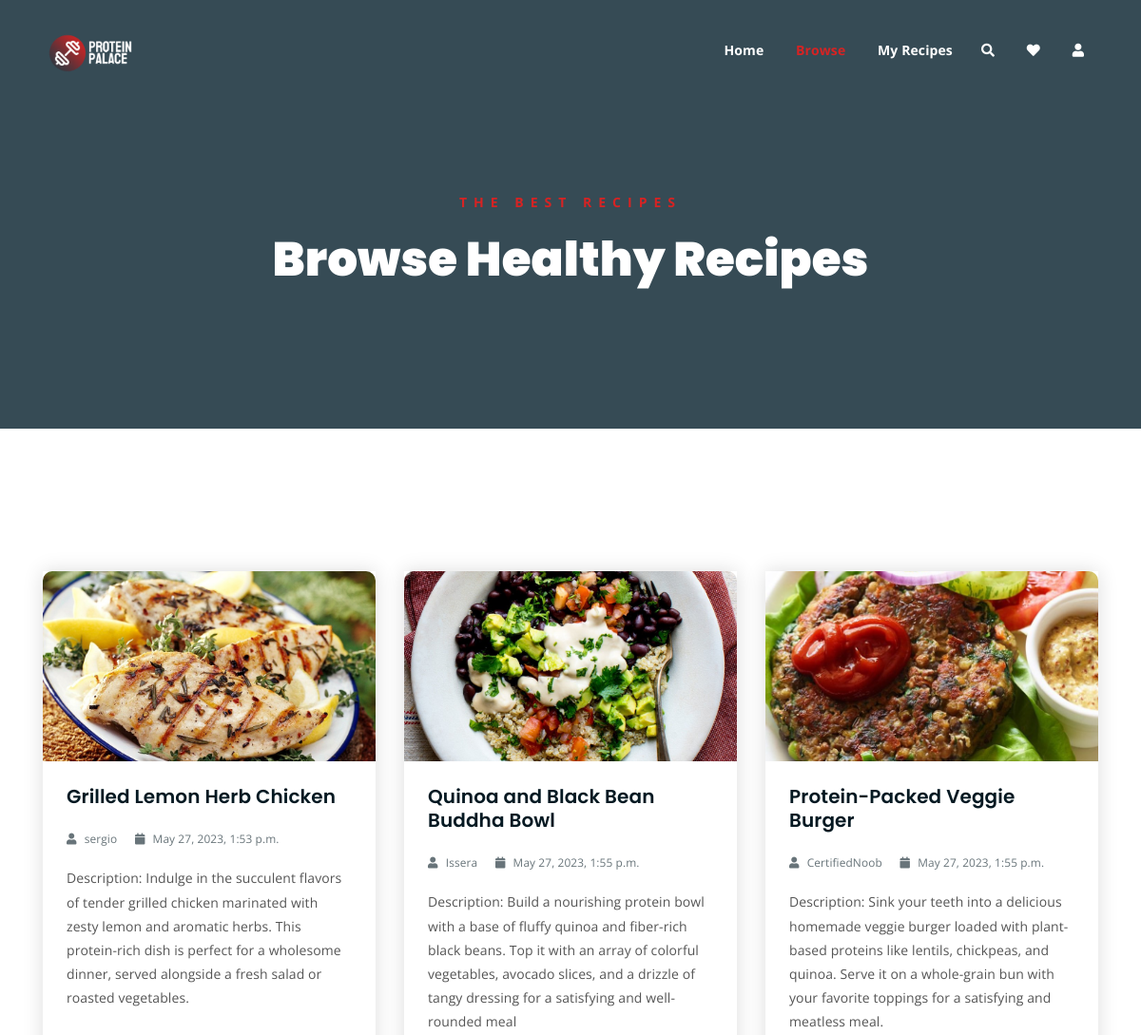
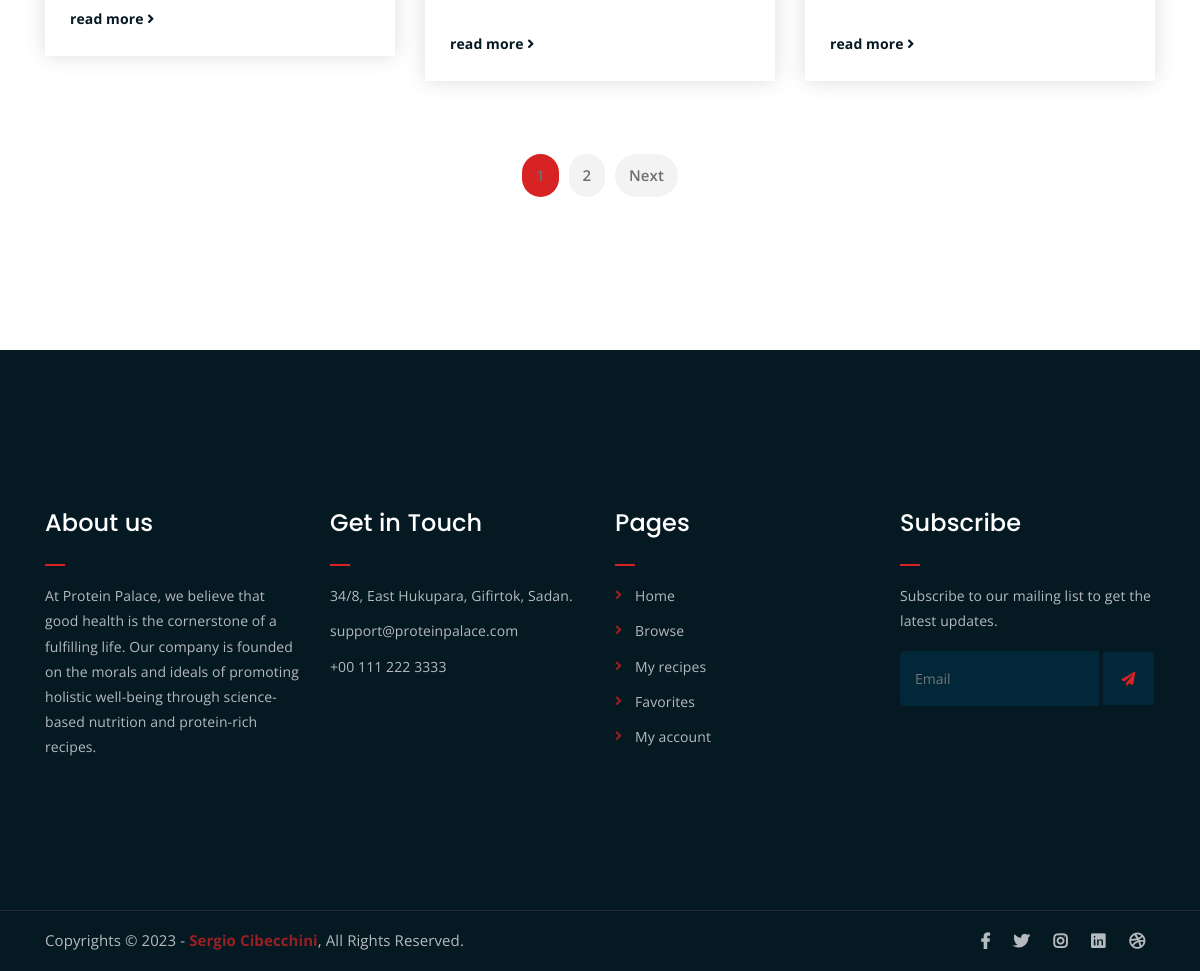
The page /browse/ on the database its author committed (2 pictures, top to bottom).
### ProteinPalaceApp/models.py (models this page shows, shortened)
class Recipe(models.Model):
    user = models.ForeignKey(User, on_delete=models.SET_NULL, null=True)
    name = models.CharField(max_length=255)
    image = models.ImageField(upload_to=recipe_image_filename)
    description = models.TextField()
    category = models.ForeignKey('Category', on_delete=models.CASCADE)
    comments = models.ManyToManyField('Comment', blank=True)
    createdAt = models.DateTimeField(auto_now_add=True)
    updatedAt = models.DateTimeField(auto_now=True)

### ProteinPalaceApp/views.py (the view)
# urls.py: path('browse/', views.browse, name = 'browse'),
def browse(request):
    num = int(request.GET.get('num', 1))  # 1 is the default value
    max_recipes_per_page = 3  # Set the maximum number of recipes to display per page
    recipes = Recipe.objects.all()
    paginator = Paginator(recipes, max_recipes_per_page)
    page = paginator.get_page(num)
    page_range = paginator.page_range
    max_pages = paginator.num_pages
    myDict = {
        "title": "Browse",
        "current_page": "browse",
        "num": num,
        "recipes": page,
        "max_recipes_per_page": max_recipes_per_page,
        "page_range": page_range,
        "max_pages": max_pages,
    }
    return render(request, 'browse.html', context=myDict)

### templates/browse.html (shortened to what this page needs)
{% extends "index.html" %}
{% block content %}
<div class="breadcrumb-section breadcrumb-bg">
    <div class="container">
        <div class="row">
            <div class="col-lg-8 offset-lg-2 text-center">
                <div class="breadcrumb-text">
                    <p>The best recipes</p>
                    <h1>Browse Healthy Recipes</h1>
                </div>
            </div>
        </div>
    </div>
</div>
<div class="latest-news mt-150 mb-150">
    <div class="container">
        <div class="row">
            {% for recipe in recipes %}
            <div class="col-lg-4 col-md-6">
                <div class="single-latest-news">
                    <a href="single-news.html">
                        <div class="latest-news-bg" style="background-image: url('{{ recipe.image.url }}');"></div>
                    </a>
                    <div class="news-text-box">
                        <h3><a href="single-news.html">{{ recipe.name }}</a></h3>
                        <p class="blog-meta">
                            <span class="author"><i class="fas fa-user"></i> {{ recipe.user.username }}</span>
                            <span class="date"><i class="fas fa-calendar"></i> {{ recipe.createdAt }}</span>
                        </p>
                        <p class="excerpt">{{ recipe.description }}</p>
                        <a href="single-news.html" class="read-more-btn">read more <i class="fas fa-angle-right"></i></a>
                    </div>
                </div>
            </div>
            {% endfor %}
        </div>
        <div class="row">
            <div class="container">
                <div class="row">
                    <div class="col-lg-12 text-center">
                        <div class="pagination-wrap">
                            <ul>
                                {% for page_num in page_range %}
                                    {% if page_num == num %}
                                        <li><a class="active" href="?num={{ page_num }}">{{ page_num }}</a></li>
                                    {% else %}
                                        <li><a href="?num={{ page_num }}">{{ page_num }}</a></li>
                                    {% endif %}
                                {% endfor %}
                                {% if num < max_pages %}
                                    <li><a href="?num={{ num|add:'1' }}">Next</a></li>
                                {% endif %}
                            </ul>
                        </div>
                    </div>
                </div>
            </div>
        </div>
    </div>
</div>
{% endblock %}

### static/styles/main.css (style rules this page uses)
:root { --website-accents: #D72323; --website-hover: #F2F2F2; --website-background: #303841; --website-text: #EEEEEE; --website-touches: #3A4750; }
html { font-size: 14px; font-weight: 400; line-height: 28px; height: 100%; }
body { font-family: "Open Sans", sans-serif; font-weight: 400; font-size: 1rem; letter-spacing: 0.1px; line-height: 1.8; color: var(--website-background); overflow-x: hidden; }
a { cursor: pointer; text-decoration: none; -webkit-transition: all 0.2s ease-in-out; -o-transition: all 0.2s ease-in-out; transition: all 0.2s ease-in-out; }
h1, .h1, h2, .h2, h3, .h3, h4, .h4, h5, .h5, h6, .h6 { font-family: "Poppins", sans-serif; font-weight: 700; margin: 0 0 1.25rem 0; color: #051922; }
h1:last-child, .h1:last-child, h2:last-child, .h2:last-child, h3:last-child, .h3:last-child, h4:last-child, .h4:last-child, h5:last-child, .h5:last-child, h6:last-child, .h6:last-child { margin: 0; }
h1, .h1 { font-size: 4rem; font-weight: 700; line-height: 4rem; }
h3, .h3 { font-size: 2rem; font-weight: 700; line-height: 2.25rem; }
p { font-family: "Open Sans", sans-serif; font-weight: 400; font-size: 1rem; letter-spacing: 0.1px; line-height: 1.8; color: #051922; margin: 0 0 1.25rem 0; }
.mt-150 { margin-top: 150px; }
.mb-150 { margin-bottom: 150px; }
a.read-more-btn { display: inline-block; margin-top: 15px; color: #051922; -webkit-transition: 0.3s; -o-transition: 0.3s; transition: 0.3s; font-weight: 700; }
.breadcrumb-bg { background-image: url(../img/breadcrumb-bg.jpg); }
.breadcrumb-text p { color: var(--website-accents); font-weight: 700; text-transform: uppercase; letter-spacing: 7px; }
.breadcrumb-text h1 { font-size: 50px; font-weight: 900; color: #fff; margin: 0; margin-top: 20px; }
.breadcrumb-section { padding: 150px 0; background-size: cover; background-position: center center; position: relative; z-index: 1; background-attachment: fixed; padding-top: 200px; }
.breadcrumb-section:after { position: absolute; left: 0; top: 0; width: 100%; height: 100%; content: ""; background-color: #07212e; z-index: -1; opacity: 0.8; }
.latest-news-bg { -webkit-transition: 0.3s; -o-transition: 0.3s; transition: 0.3s; }
.single-latest-news { -webkit-box-shadow: 0 0 20px #dddddd; box-shadow: 0 0 20px #dddddd; -webkit-transition: 0.3s; -o-transition: 0.3s; transition: 0.3s; }
.pagination-wrap ul li a { -webkit-transition: 0.3s; -o-transition: 0.3s; transition: 0.3s; }
html, body { height: 100%; }
.latest-news-bg { height: 200px; background-size: cover; background-position: center; border-radius: 10px; background-color: #ddd; border-bottom-right-radius: 0; border-bottom-left-radius: 0; }
.single-latest-news h3 { font-size: 20px; line-height: 1.25em; font-weight: 600; }
.single-latest-news h3 a { color: #051922; }
p.blog-meta span { margin-right: 15px; opacity: 0.6; color: #051922; font-size: 0.85em; }
p.blog-meta span:last-child { margin-right: 0; }
p.blog-meta span i { margin-right: 5px; }
p.excerpt { line-height: 1.8; color: #555; }
.news-text-box { padding: 25px; border-bottom-left-radius: 5px; border-bottom-right-radius: 5px; }
.single-latest-news { margin-bottom: 30px; }
.pagination-wrap { margin-top: 40px; }
.pagination-wrap ul { margin: 0; padding: 0; list-style: none; }
.pagination-wrap ul li { display: inline-block; }
.pagination-wrap ul li a { color: #6f6f6f; font-size: 15px; background-color: #f3f3f3; display: inline-block; padding: 8px 14px; border-radius: 5px; margin: 3px; font-weight: 600; border-radius: 50px; }
.pagination-wrap ul li a.active { background-color: var(--website-accents); }

### rows shown on the page
Recipe: image (picture), name "Grilled Lemon Herb Chicken", user.username "sergio", createdAt "May 27, 2023, 1:53 p.m.", description "Description: Indulge in the succulent flavors of tender grilled chicken marinated with zesty lemon and aromatic herbs. This protein-rich dish is perfect for a wholesome dinner, served alongside a fresh salad or roasted vegetables."
Recipe: image (picture), name "Quinoa and Black Bean Buddha Bowl", user.username "Issera", createdAt "May 27, 2023, 1:55 p.m.", description "Description: Build a nourishing protein bowl with a base of fluffy quinoa and fiber-rich black beans. Top it with an array of colorful vegetables, avocado slices, and a drizzle of tangy dressing for a satisfying and well-rounded meal"
Recipe: image (picture), name "Protein-Packed Veggie Burger", user.username "CertifiedNoob", createdAt "May 27, 2023, 1:55 p.m.", description "Description: Sink your teeth into a delicious homemade veggie burger loaded with plant-based proteins like lentils, chickpeas, and quinoa. Serve it on a whole-grain bun with your favorite toppings for a satisfying and meatless meal."

### other values the page prints
{{ page_num }} "1"
{{ page_num }} "2"
